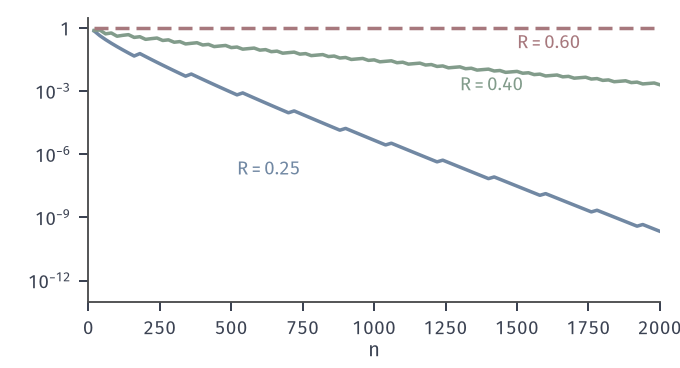

The script that drew this image:
from pathlib import Path
import sys
HERE = Path(__file__).resolve().parent
sys.path.insert(0, str(HERE.parent/"dcc-common"))
from dcc_fig import *
# Exact random-coding bound for BSC(0.1), uniform i.i.d. codebook, joint-typicality decoding with tolerance eps:
#   E Pe <= P(matched pair atypical) + (M-1) P(independent pair typical),  M = ceil(2^{nR}).
# Both probabilities are exact binomial sums over the number k of disagreements (with uniform input the
# typicality conditions reduce to |-(1/n) log2 W^n(y|x) - h2(p)| < eps). eps = (C-R)/2 for R < C;
# for R = 0.6 > C, eps = 0.05. The bound is clipped at 1.
p = BSC_P; C = 1-float(h2(p)); a, b = -np.log2(p), -np.log2(1-p)
def bound(n, R, eps):
    k = np.arange(n+1); v = (k*a + (n-k)*b)/n; typ = np.abs(v-float(h2(p))) < eps
    e1 = binpmf(n, p)[~typ].sum()
    lg = np.array([math.lgamma(n+1)-math.lgamma(i+1)-math.lgamma(n-i+1) for i in k]) - n*np.log(2)
    lt = lg[typ]; lej = lt.max() + np.log(np.exp(lt-lt.max()).sum())      # log P(independent pair typical)
    return min(1.0, e1 + float(np.exp(min(50., n*R*np.log(2) + lej))))  # (M-1) <= 2^{nR}
ns = np.arange(20, 2001, 20)
fig, ax = figure(width_mm=96, height_mm=52)
panel(fig, left=.13, right=.97, top=.95, bottom=.18)
facts = {}
for R, col, ls in ((0.25, BLUE, '-'), (0.40, GREEN, '-'), (0.60, RED, DASH)):
    eps = (C-R)/2 if R < C else .05
    v = np.array([bound(n, R, eps) for n in ns]); ax.plot(ns, v, color=col, lw=1.4, ls=ls)
    facts['R=%.2f' % R] = {'eps': eps, 'n=200': float(v[9]), 'n=1000': float(v[49]), 'n=2000': float(v[-1])}
lab(ax, 520, 1e-7, r'$R=0.25$', BLUE); lab(ax, 1300, 1e-3, r'$R=0.40$', GREEN); lab(ax, 1500, .1, r'$R=0.60$', RED)
ax.set_yscale('log'); logticks(ax, [-12, -9, -6, -3, 0]); ax.set_ylim(1e-13, 3); ax.set_xlim(0, 2000)
ax.set_xlabel(r'$n$', labelpad=1)
save(fig, HERE, 'figure', {'p': p, 'C': C, **facts})
